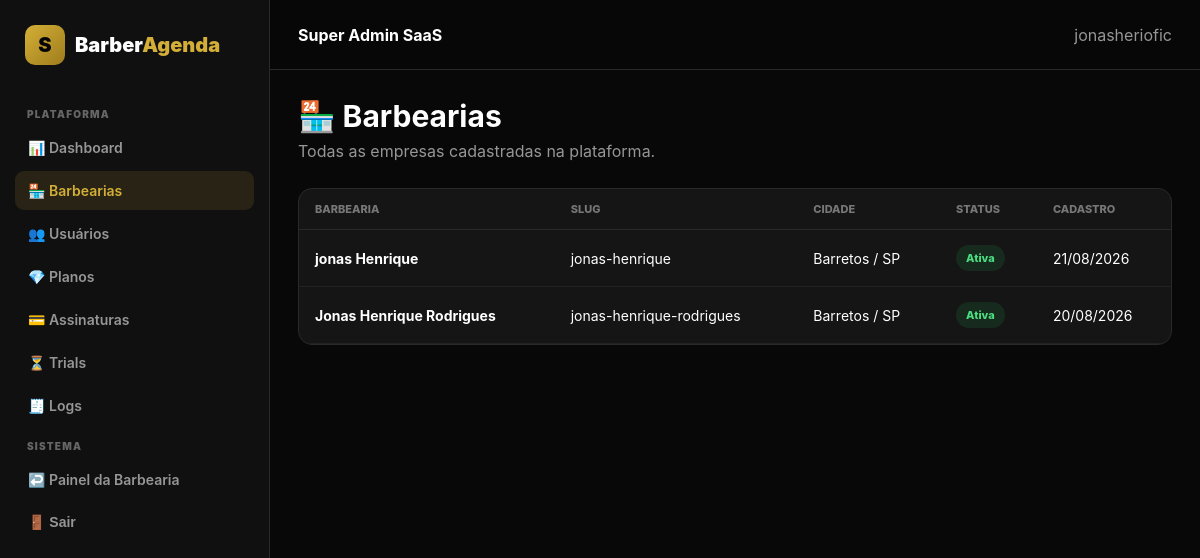
The app's page /super-admin/barbearias/ (signed in) with its own data.
### apps/barbershops/models.py (models this page shows, shortened)
class Barbershop(models.Model):
    name = models.CharField(
        max_length=150,
    )
    slug = models.SlugField(
        unique=True,
    )
    phone = models.CharField(
        max_length=20,
        blank=True,
    )
    whatsapp = models.CharField(
        max_length=20,
        blank=True,
    )
    address = models.CharField(
        max_length=255,
        blank=True,
    )
    city = models.CharField(
        max_length=100,
        blank=True,
    )
    state = models.CharField(
        max_length=2,
        blank=True,
    )
    logo = models.ImageField(
        upload_to="barbershops/",
        blank=True,
        null=True,
    )
    active = models.BooleanField(
        default=True,
    )
    created_at = models.DateTimeField(
        auto_now_add=True,
    )
    updated_at = models.DateTimeField(
        auto_now=True,
    )

### apps/saas_admin/views.py (the view)
@user_passes_test(is_platform_admin)
def barbershops(request):
    barbershop_list = (
        Barbershop.objects
        .all()
        .order_by("-created_at")
    )
    return render(
        request,
        "saas_admin/barbershops.html",
        {
            "barbershops":
                barbershop_list,
        },
    )

### apps/saas_admin/views.py (called while the page is built)
def is_platform_admin(user):
    return (
        user.is_authenticated
        and user.is_superuser
    )

### apps/saas_admin/templates/saas_admin/barbershops.html (shortened to what this page needs)
{% extends "saas_admin/base.html" %}
{% block content %}
<div class="page-header">
    <div>
        <h1>🏪 Barbearias</h1>
        <p>
            Todas as empresas cadastradas na plataforma.
        </p>
    </div>
</div>
<div class="panel">
{% if barbershops %}
    <div class="table-wrapper">
        <table>
            <thead>
                <tr>
                    <th>Barbearia</th>
                    <th>Slug</th>
                    <th>Cidade</th>
                    <th>Status</th>
                    <th>Cadastro</th>
                </tr>
            </thead>
            <tbody>
            {% for barbershop in barbershops %}
                <tr>
                    <td>
                        <strong>
                            {{ barbershop.name }}
                        </strong>
                    </td>
                    <td>
                        {{ barbershop.slug }}
                    </td>
                    <td>
                        {{ barbershop.city|default:"—" }}
                        {% if barbershop.state %}
                            / {{ barbershop.state }}
                        {% endif %}
                    </td>
                    <td>
                        {% if barbershop.active %}
                            <span class="badge status-active">
                                Ativa
                            </span>
                        {% else %}
                            <span class="badge status-cancelled">
                                Inativa
                            </span>
                        {% endif %}
                    </td>
                    <td>
                        {{ barbershop.created_at|date:"d/m/Y" }}
                    </td>
                </tr>
            {% endfor %}
            </tbody>
        </table>
    </div>
{% else %}
    <div class="empty">
        Nenhuma barbearia cadastrada.
    </div>
{% endif %}
</div>
{% endblock %}

### apps/saas_admin/templates/saas_admin/base.html (shortened to what this page needs)
<!DOCTYPE html>
<html lang="pt-BR">
<head>
</head>
<body>
<div class="layout">
    <aside class="sidebar">
        <a
            href="{% url 'saas_admin:dashboard' %}"
            class="logo"
        >
            <div class="logo-icon">
                S
            </div>
            <div>
                Barber<span>Agenda</span>
            </div>
        </a>
        <div class="sidebar-title">
            Plataforma
        </div>
        <nav class="menu">
            <a
                href="{% url 'saas_admin:dashboard' %}"
                class="
                    menu-link
                "
            >
                📊 Dashboard
            </a>
            <a
                href="{% url 'saas_admin:barbershops' %}"
                class="
                    menu-link
                    {% if request.resolver_match.url_name == 'barbershops' %}
                        active
                    {% endif %}
                "
            >
                🏪 Barbearias
            </a>
            <a
                href="{% url 'saas_admin:users' %}"
                class="
                    menu-link
                "
            >
                👥 Usuários
            </a>
            <a
                href="{% url 'saas_admin:plans' %}"
                class="
                    menu-link
                "
            >
                💎 Planos
            </a>
            <a
                href="{% url 'saas_admin:subscriptions' %}"
                class="
                    menu-link
                "
            >
                💳 Assinaturas
            </a>
            <a
                href="{% url 'saas_admin:trials' %}"
                class="
                    menu-link
                "
            >
                ⏳ Trials
            </a>
            <a
                href="{% url 'saas_admin:logs' %}"
                class="
                    menu-link
                "
            >
                🧾 Logs
            </a>
        </nav>
        <div class="sidebar-title">
            Sistema
        </div>
        <nav class="menu">
            <a
                href="{% url 'dashboard:home' %}"
                class="menu-link"
            >
                ↩️ Painel da Barbearia
            </a>
            <form
                method="post"
                action="{% url 'logout' %}"
            >
                <button
                    type="submit"
                    class="menu-link"
                    style="
                        width:100%;
                        border:0;
                        background:transparent;
                        cursor:pointer;
                    "
                >
                    🚪 Sair
                </button>
            </form>
        </nav>
    </aside>
    <main class="main">
        <header class="topbar">
            <div>
                <strong>
                    Super Admin SaaS
                </strong>
            </div>
            <div style="color:var(--muted);">
                {{ request.user.username }}
            </div>
        </header>
        <div class="content">
            {% block content %}
            {% endblock %}
        </div>
    </main>
</div>
</body>
</html>

### apps/saas_admin/templates/saas_admin/base.html (style rules this page uses)
:root { --bg: #080808; --sidebar: #101010; --card: #151515; --border: #292929; --text: #ffffff; --muted: #969696; --gold: #d4af37; --gold-dark: #9f7d1c; --green: #22c55e; --red: #ef4444; --orange: #f59e0b; --blue: #3b82f6; --sidebar-width: 270px; }
* { box-sizing: border-box; }
body { margin: 0; min-height: 100vh; font-family: Inter, system-ui, sans-serif; background: var(--bg); color: var(--text); }
a { color: inherit; }
.layout { display: flex; min-height: 100vh; }
.sidebar { position: fixed; top: 0; left: 0; width: var(--sidebar-width); height: 100vh; padding: 20px 15px; background: var(--sidebar); border-right: 1px solid var(--border); overflow-y: auto; }
.logo { display: flex; align-items: center; gap: 10px; padding: 5px 10px 28px; text-decoration: none; font-size: 20px; font-weight: 900; }
.logo-icon { width: 40px; height: 40px; display: flex; align-items: center; justify-content: center; border-radius: 10px; background: linear-gradient( 135deg, var(--gold), var(--gold-dark) ); color: #050505; }
.logo span { color: var(--gold); }
.sidebar-title { padding: 15px 12px 8px; color: #666; font-size: 10px; font-weight: 900; text-transform: uppercase; letter-spacing: 1.2px; }
.menu { display: flex; flex-direction: column; gap: 4px; }
.menu-link { display: flex; align-items: center; gap: 10px; padding: 11px 13px; border-radius: 9px; text-decoration: none; color: var(--muted); font-size: 14px; font-weight: 600; }
.menu-link.active { background: rgba(212,175,55,.12); color: var(--gold); }
.main { width: calc( 100% - var(--sidebar-width) ); margin-left: var(--sidebar-width); }
.topbar { min-height: 70px; padding: 0 28px; display: flex; align-items: center; justify-content: space-between; gap: 20px; position: sticky; top: 0; z-index: 50; background: rgba(8,8,8,.92); border-bottom: 1px solid var(--border); backdrop-filter: blur(14px); }
.content { max-width: 1600px; margin: 0 auto; padding: 28px; }
.page-header { display: flex; align-items: flex-start; justify-content: space-between; gap: 20px; margin-bottom: 27px; }
.page-header h1 { margin: 0 0 7px; font-size: 30px; }
.page-header p { margin: 0; color: var(--muted); }
.panel { margin-bottom: 20px; border: 1px solid var(--border); border-radius: 14px; overflow: hidden; background: var(--card); }
.table-wrapper { overflow-x: auto; }
table { width: 100%; border-collapse: collapse; }
th { padding: 13px 16px; text-align: left; color: #777; font-size: 11px; font-weight: 800; text-transform: uppercase; border-bottom: 1px solid var(--border); white-space: nowrap; }
td { padding: 15px 16px; border-bottom: 1px solid #222; font-size: 14px; }
.badge { display: inline-flex; padding: 6px 10px; border-radius: 999px; background: #222; color: #bbb; font-size: 11px; font-weight: 800; }
.status-active { background: rgba(34,197,94,.12); color: #4ade80; }

### records on screen
Barbershop: name "jonas Henrique", slug "jonas-henrique", city "Barretos", state "SP", active "Ativa", created_at "21/08/2026"
Barbershop: name "Jonas Henrique Rodrigues", slug "jonas-henrique-rodrigues", city "Barretos", state "SP", active "Ativa", created_at "20/08/2026"

### other values on screen
{{ request.user.username }} "jonasheriofic"
